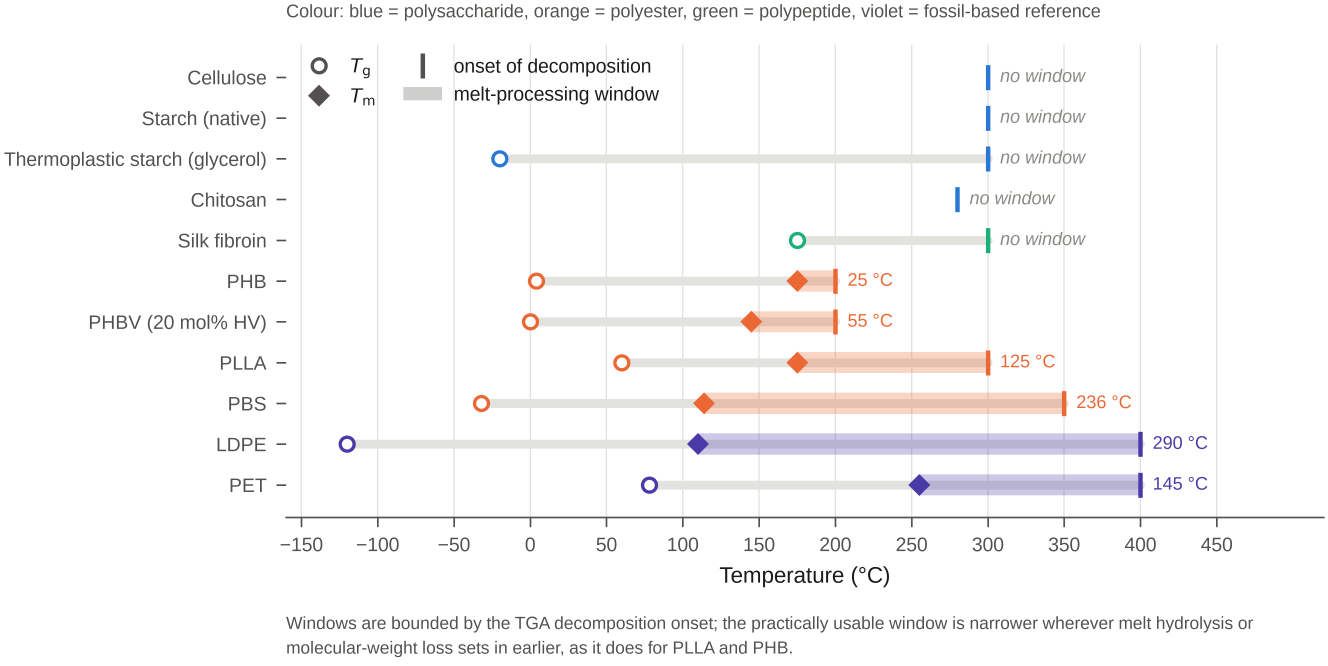
#> input picture projects/biopolymers-review/figures/output/fig4_thermal_windows.png, 3982 x 1996 px (shown at 1/3 size)
$ python combine_1x4.py
#> lines starting #> are read from the running program, lines starting #| are printed output that depends on the picture
"""把 fig4/fig5/fig6/fig8 横向拼成一张 1x4 草稿图，仅供预览排版，不是最终提交件。"""

from pathlib import Path

from PIL import Image, ImageDraw, ImageFont

HERE = Path(__file__).parent
OUT = HERE / "output"

PANELS = [
    ("a", OUT / "fig4_thermal_windows.png", "Thermal"),
    ("b", OUT / "fig5_property_map.png", "Mechanical"),
    ("c", OUT / "fig6_degradation.png", "Degradation"),
    ("d", OUT / "fig8_nr_sbr_comparison.png", "Elasticity (NR vs SBR)"),
]

TARGET_H = 700
GAP = 25
LABEL_H = 45
BG = (255, 255, 255)


def load_font(size):
    for name in ("arial.ttf", "Arial.ttf", "DejaVuSans-Bold.ttf"):
        try:
            return ImageFont.truetype(name, size)
        except OSError:
            continue
    return ImageFont.load_default()


def main():
    imgs = []
    for tag, path, caption in PANELS:
        im = Image.open(path).convert("RGB")
        w, h = im.size
#> w = 3982; h = 1996
        new_w = int(w * TARGET_H / h)
#> new_w = 1396
        im = im.resize((new_w, TARGET_H), Image.LANCZOS)
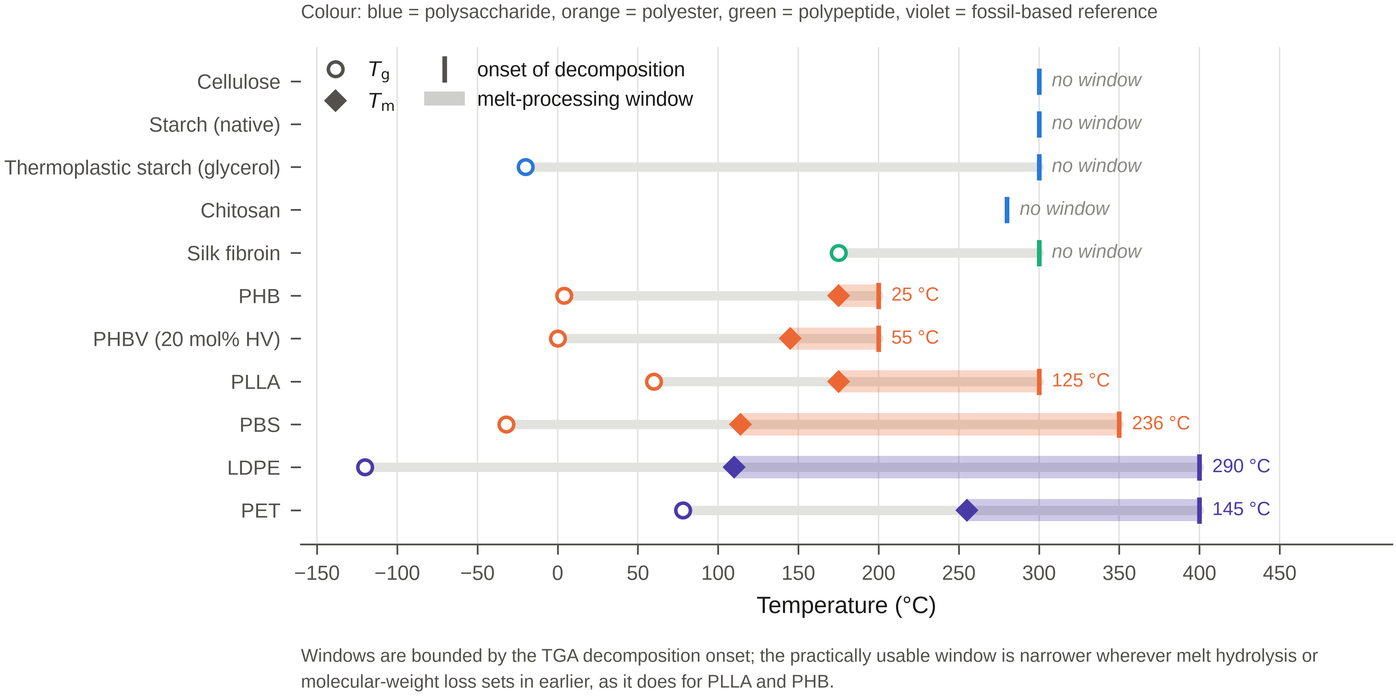
#> im: PIL image 1396x700 RGB; mean R, G, B 248.1, 247.1, 247.2
        imgs.append((tag, im, caption))
#> pass 2 of the loop in main, `for tag, path, caption in PANELS:`:
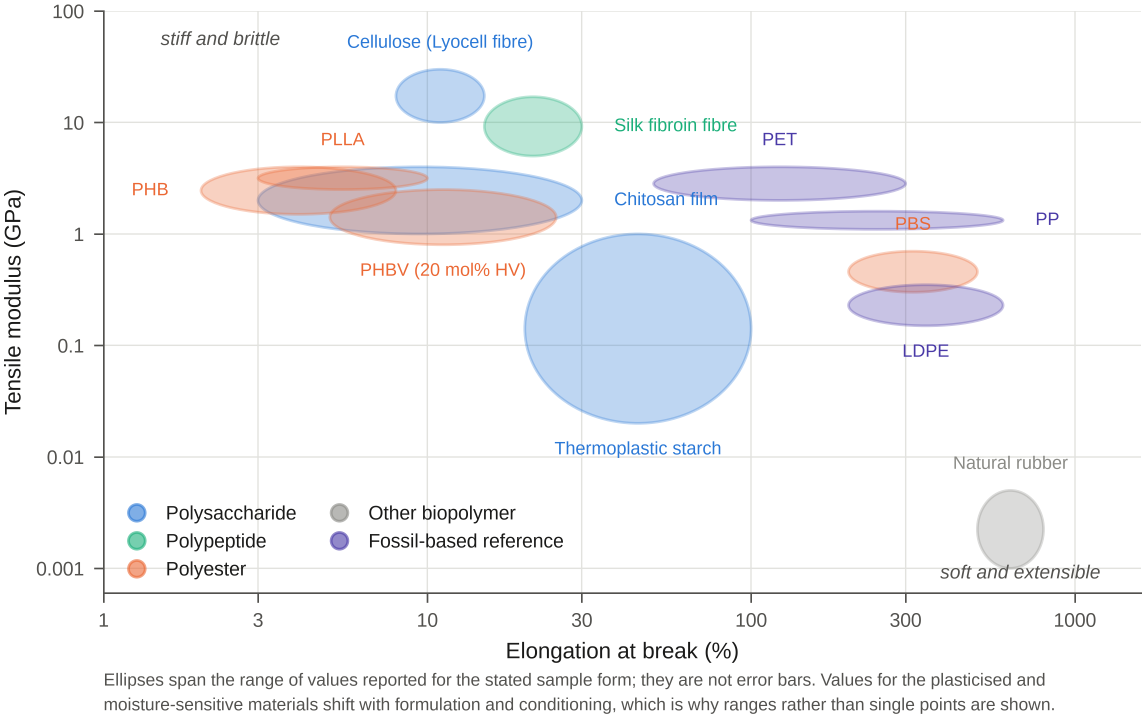
#> input picture projects/biopolymers-review/figures/output/fig5_property_map.png, 3434 x 2166 px (shown at 1/3 size)
#> in main, `im = im.resize((new_w, TARGET_H), Image.LANCZOS)`:
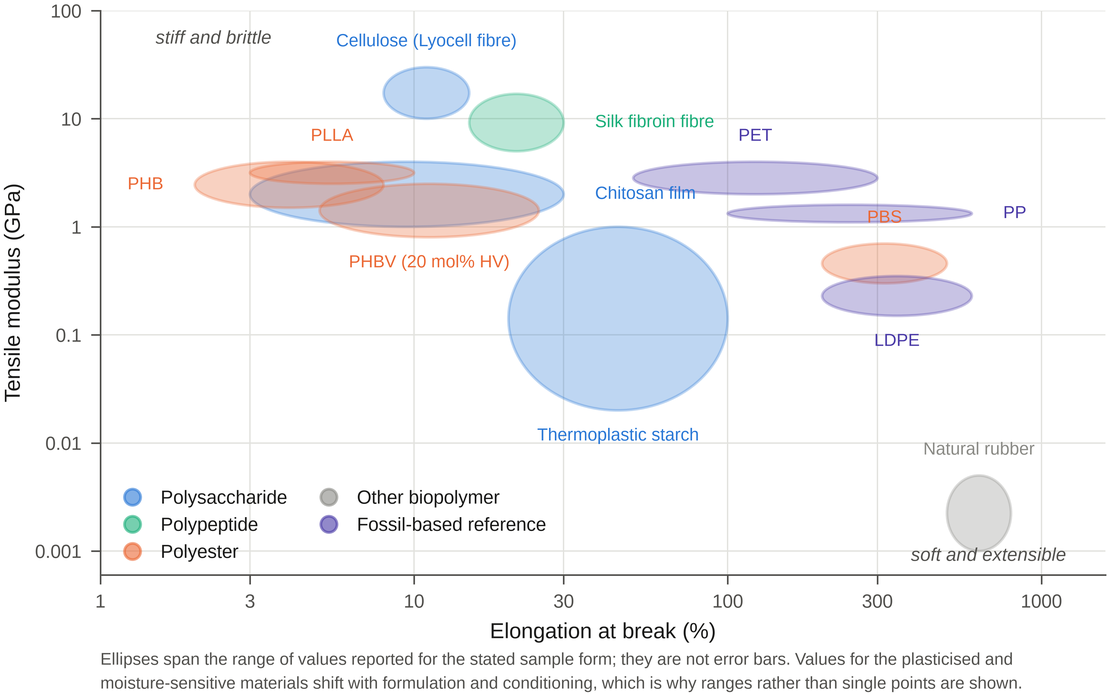
#> im: PIL image 1109x700 RGB; mean R, G, B 243.2, 243.8, 245.7
#> pass 3 of the loop in main, `for tag, path, caption in PANELS:`:
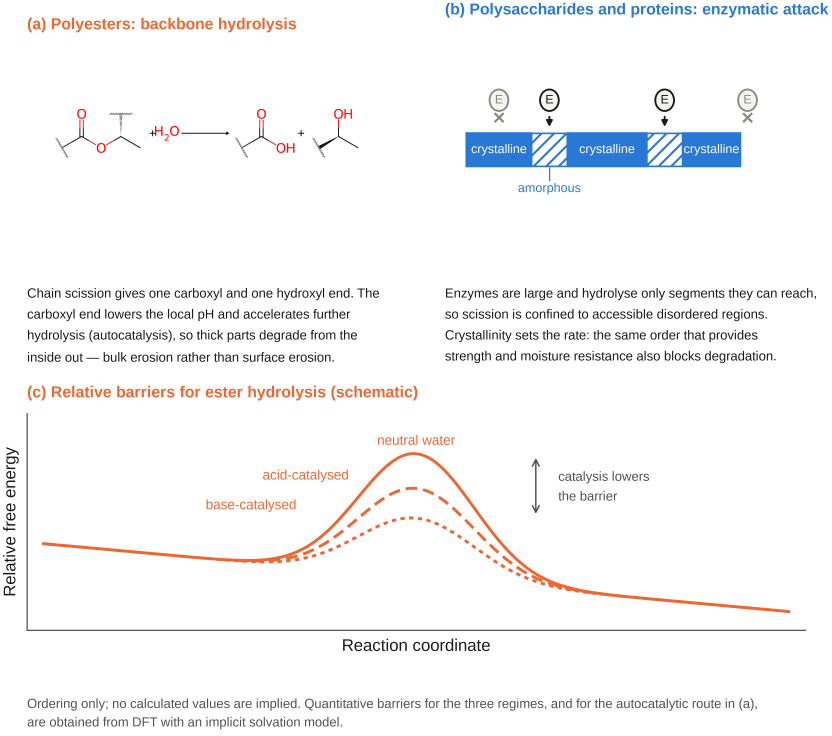
#> input picture projects/biopolymers-review/figures/output/fig6_degradation.png, 3325 x 2941 px (shown at 1/4 size)
#> in main, `im = im.resize((new_w, TARGET_H), Image.LANCZOS)`:
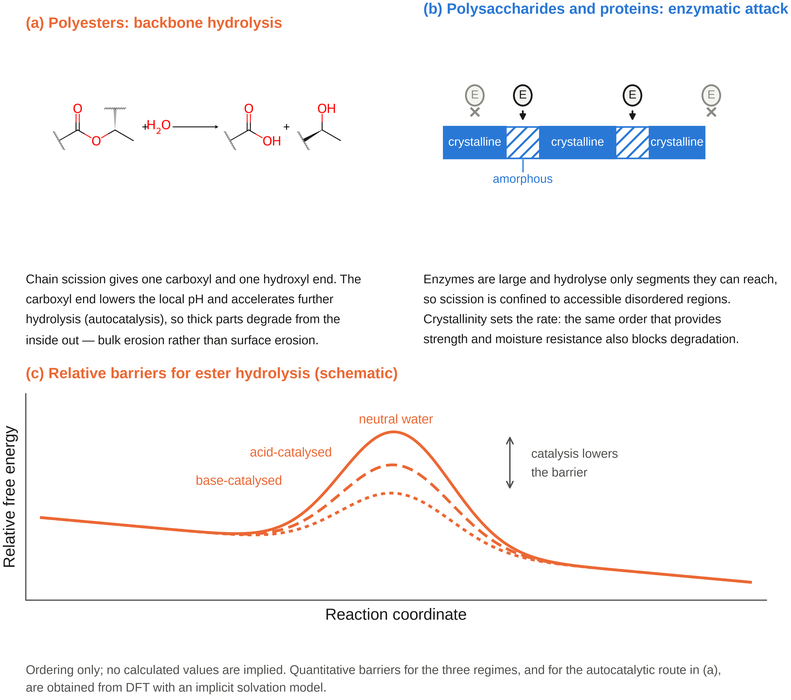
#> im: PIL image 791x700 RGB; mean R, G, B 246.4, 245.8, 246.6
#> the loop made 4 passes; the first 3 are shown

    total_w = sum(im.width for _, im, _ in imgs) + GAP * (len(imgs) - 1)
    canvas = Image.new("RGB", (total_w, TARGET_H + LABEL_H), BG)
#> canvas: PIL image 4314x745 RGB; every value is 255
    draw = ImageDraw.Draw(canvas)
    font_label = load_font(24)
    font_caption = load_font(16)

    x = 0
    for tag, im, caption in imgs:
        canvas.paste(im, (x, LABEL_H))
        draw.text((x, 8), f"({tag}) {caption}", fill=(26, 26, 25), font=font_label)
        x += im.width + GAP
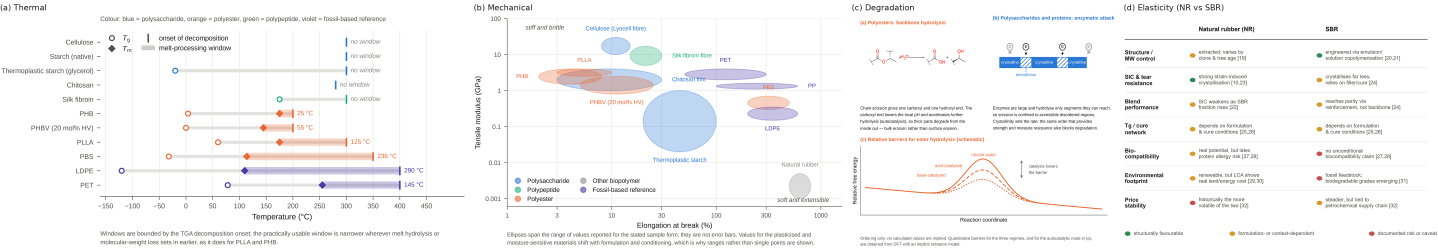
#> canvas: PIL image 4314x745 RGB (shown at 1/3 size); mean R, G, B 246.6, 246.3, 246.8

    canvas.save(OUT / "combined_1x4.png")
    canvas.save(OUT / "combined_1x4.jpg", quality=92)
    print("wrote combined_1x4.png / .jpg", canvas.size)
#| wrote combined_1x4.png / .jpg (4314, 745)


if __name__ == "__main__":
    main()
